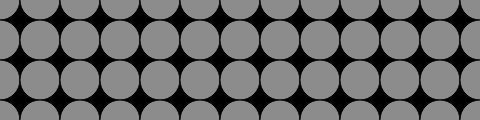
Frame 1 (no input)
Frame 60 (no input): identical to frame 1, image omitted
Frame 120 (the mouse pressed at the canvas centre since frame 60): identical to frame 1, image omitted

The p5.js sketch that drew this single still picture (run headless with seeded random() and noise() and a simulated clock; from frame 60 on, the mouse is pressed at the canvas centre):

// p5.js sketch
// ── sketch.js
function setup() {
  createCanvas(480, 120);
}

function draw() {
  background(0);
  for (var y = 0; y < height + 45; y+=40) {
    for (var x = 0; x < width + 45; x += 40) {
      fill(255, 140);
      ellipse(x, y, 40, 40);
    }
  }
}
